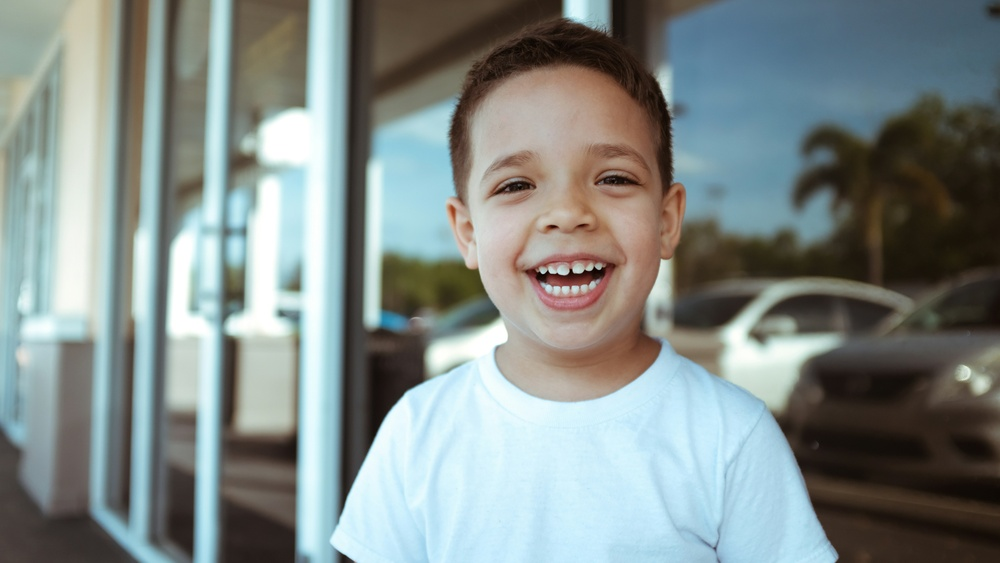
#> input picture example.jpg, 1000 x 563 px, shrunk from 6000 x 3376 before the run
$ python -i 'project 34.py'   (imports and definitions only)   (older library calls are emulated)
#> lines starting #> are read from the running program, lines starting #| are printed output that depends on the picture
#> further down, picture is the input picture: shape (563, 1000, 3); mean B, G, R 137, 139.2, 129.6
import cv2

import numpy as np

import matplotlib.pyplot as plt


# [19 lines left out: function display_image, not called in this run]


def apply_edge_detection(image, method="sobel", ksize=3, threshold1=100, threshold2=200):

    """Applies the selected edge detection method."""
#> called with method = 'sobel', ksize = 3, threshold1 = 100, threshold2 = 200

    gray_image = cv2.cvtColor(image, cv2.COLOR_BGR2GRAY)
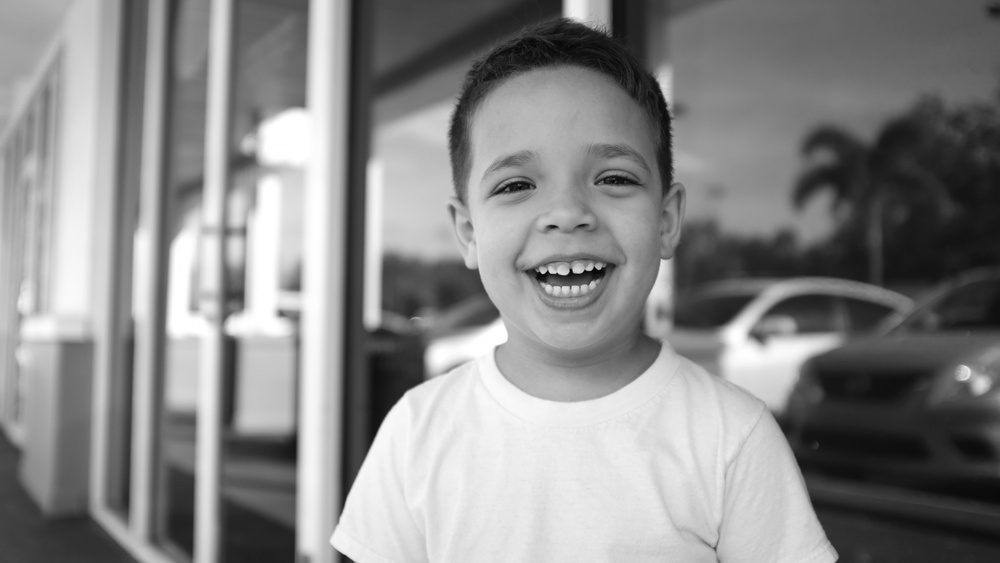
#> gray_image: shape (563, 1000); min 2, max 255, mean 136.1


    if method == "sobel":

        sobelx = cv2.Sobel(gray_image, cv2.CV_64F, 1, 0, ksize=ksize)
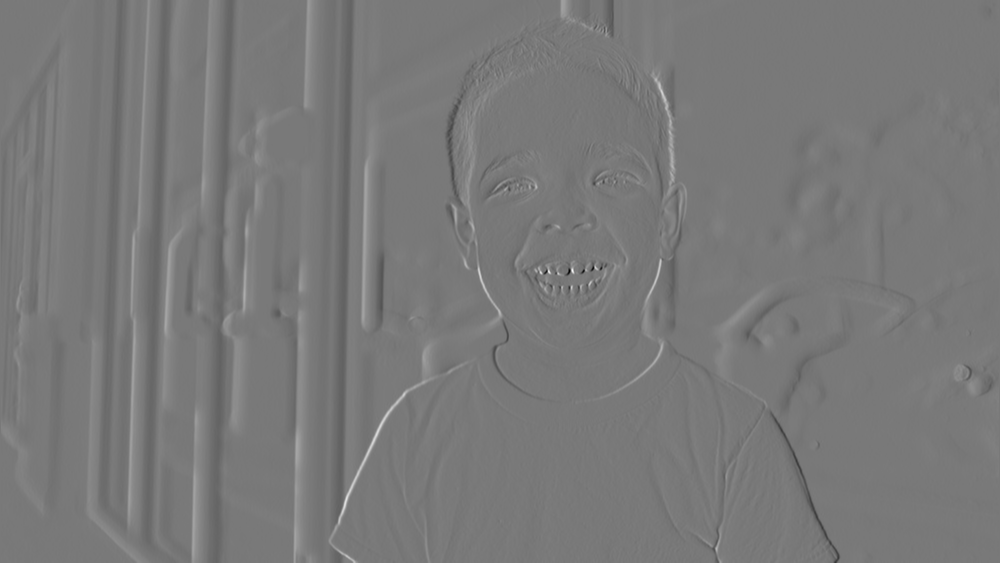
#> sobelx: shape (563, 1000) float64; min -729, max 802, mean -0.8; drawn with min black and max white

        sobely = cv2.Sobel(gray_image, cv2.CV_64F, 0, 1, ksize=ksize)
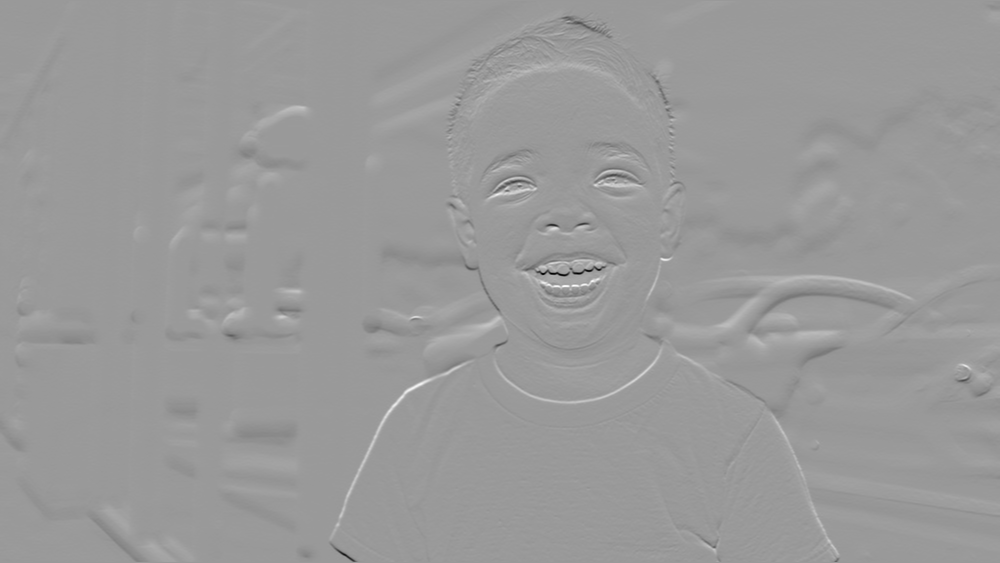
#> sobely: shape (563, 1000) float64; min -779, max 511, mean 0.5; drawn with min black and max white

        return cv2.bitwise_or(sobelx.astype(np.uint8), sobely.astype(np.uint8))
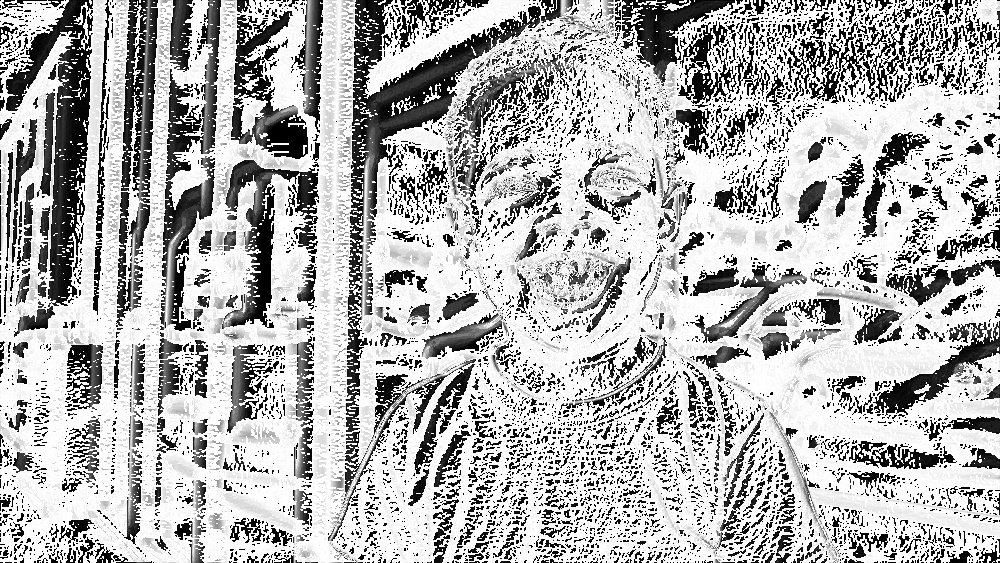
#> returned value: shape (563, 1000); min 0, max 255, mean 178.9


    elif method == "canny":

        return cv2.Canny(gray_image, threshold1, threshold2)


    elif method == "laplacian":

        return cv2.Laplacian(gray_image, cv2.CV_64F).astype(np.uint8)


# [111 lines left out: functions apply_filter, interactive_edge_detection, not called in this run]


# Provide the path to an image for the activity

# [1 line not run here, left out]

>>> import cv2
>>> picture = cv2.imread('example.jpg')
>>> result = apply_edge_detection(picture)
